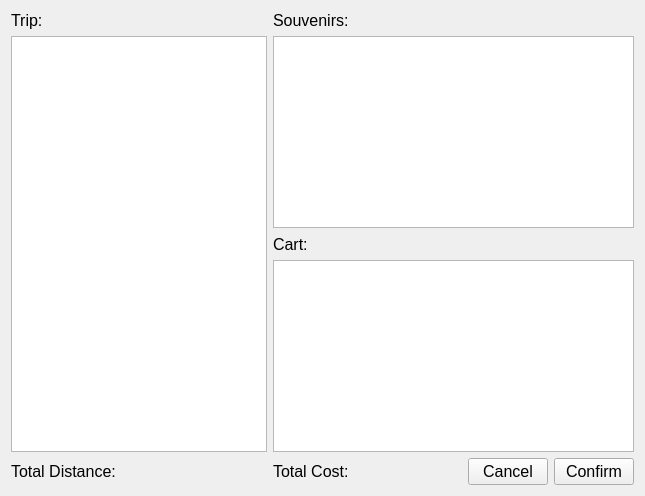
      <widget class="QWidget" name="page_POS">
       <layout class="QGridLayout" name="gridLayout_pos_2">
        <item row="0" column="0">
         <layout class="QGridLayout" name="gridLayout_pos">
          <item row="0" column="0">
           <widget class="QLabel" name="label_pos_trip">
            <property name="font">
             <font>
              <pointsize>12</pointsize>
             </font>
            </property>
            <property name="text">
             <string>Trip:</string>
            </property>
           </widget>
          </item>
          <item row="1" column="0" rowspan="3">
           <widget class="QTableView" name="tableView_pos_trip"/>
          </item>
          <item row="2" column="4">
           <spacer name="horizontalSpacer_pos">
            <property name="orientation">
             <enum>Qt::Horizontal</enum>
            </property>
            <property name="sizeHint" stdset="0">
             <size>
              <width>40</width>
              <height>20</height>
             </size>
            </property>
           </spacer>
          </item>
          <item row="4" column="0">
           <widget class="QLabel" name="label_pos_distance">
            <property name="font">
             <font>
              <pointsize>12</pointsize>
             </font>
            </property>
            <property name="text">
             <string>Total Distance: </string>
            </property>
           </widget>
          </item>
          <item row="2" column="1" colspan="3">
           <widget class="QLabel" name="label_pos_cart">
            <property name="font">
             <font>
              <pointsize>12</pointsize>
             </font>
            </property>
            <property name="text">
             <string>Cart:</string>
            </property>
           </widget>
          </item>
          <item row="1" column="1" colspan="5">
           <widget class="QTableWidget" name="tableWidget_pos_purchase"/>
          </item>
          <item row="3" column="1" colspan="5">
           <widget class="QTableView" name="tableView_pos_cart"/>
          </item>
          <item row="4" column="3">
           <widget class="QPushButton" name="pushButton_pos_cancel">
            <property name="font">
             <font>
              <pointsize>12</pointsize>
             </font>
            </property>
            <property name="text">
             <string>Cancel</string>
            </property>
           </widget>
          </item>
          <item row="4" column="4" colspan="2">
           <widget class="QPushButton" name="pushButton_pos_continue">
            <property name="font">
             <font>
              <pointsize>12</pointsize>
             </font>
            </property>
            <property name="text">
             <string>Confirm</string>
            </property>
           </widget>
          </item>
          <item row="0" column="1" colspan="5">
           <widget class="QLabel" name="label_pos_purchase">
            <property name="font">
             <font>
              <pointsize>12</pointsize>
             </font>
            </property>
            <property name="text">
             <string>Souvenirs:</string>
            </property>
           </widget>
          </item>
          <item row="4" column="1">
           <widget class="QLabel" name="label_pos_cost">
            <property name="sizePolicy">
             <sizepolicy hsizetype="Fixed" vsizetype="Preferred">
              <horstretch>0</horstretch>
              <verstretch>0</verstretch>
             </sizepolicy>
            </property>
            <property name="font">
             <font>
              <pointsize>12</pointsize>
             </font>
            </property>
            <property name="text">
             <string>Total Cost:                        </string>
            </property>
           </widget>
          </item>
         </layout>
        </item>
       </layout>
      </widget>
